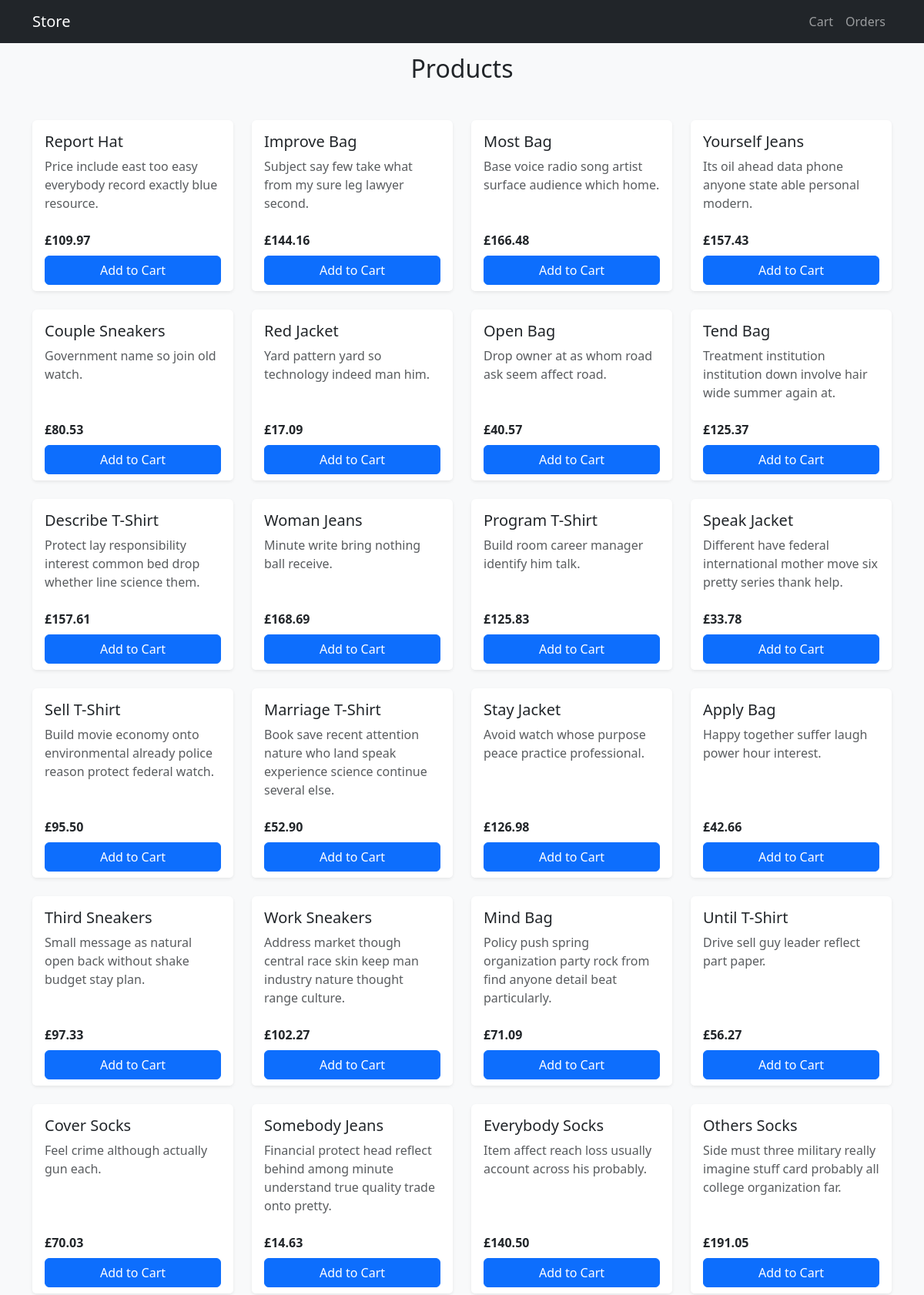
/store/ (upper part), run on the app's committed database.
### store/models.py (models this page shows, shortened)
class Product(models.Model):
    name = models.CharField(max_length=200)
    description = models.TextField(blank=True)
    price = models.DecimalField(max_digits=10, decimal_places=2)
    image = models.ImageField(upload_to='products/', blank=True, null=True)
    created_at = models.DateTimeField(auto_now_add=True)
    stock = models.PositiveIntegerField(default=0)

### store/views.py (the view)
# urls.py: path('', views.product_list, name='product_list'),
def product_list(request):
    products = Product.objects.all()
    return render(request, 'store/product_list.html', {'products': products})

### store/templates/store/product_list.html (shortened to what this page needs)
{% extends 'base.html' %}
{% load static %}
{% block content %}
<h2 class="text-center mb-5">Products</h2>
<div class="row">
    {% for product in products %}
    <div class="col-md-3 mb-4">
        <div class="card h-100 shadow-sm border-0">
            <div class="card-body">
                <h5 class="card-title">{{ product.name }}</h5>
                <p class="card-text text-muted">{{ product.description }}</p>
            </div>
            <div class="card-footer bg-white border-0">
                <p class="fw-bold mb-2">£{{ product.price }}</p>
                {% if product.stock > 0 %}
                    <button class="btn btn-primary w-100"
                       onclick="addToCart({{ product.id }}, this)"
                    >Add to Cart</button>
                {% else %}
                    <button class="btn btn-secondary" disabled>Out of Stock</button>
                {% endif %}
            </div>
        </div>
    </div>
    {% endfor %}
</div>
{% endblock %}

### templates/base.html (style rules this page uses)
html, body { height: 100%; }
body { display: flex; flex-direction: column; padding-top: 70px; }

### data on the page
Product: name "Report Hat", description "Price include east too easy everybody record exactly blue resource.", price "109.97"
Product: name "Improve Bag", description "Subject say few take what from my sure leg lawyer second.", price "144.16"
Product: name "Most Bag", description "Base voice radio song artist surface audience which home.", price "166.48"
Product: name "Yourself Jeans", description "Its oil ahead data phone anyone state able personal modern.", price "157.43"
Product: name "Couple Sneakers", description "Government name so join old watch.", price "80.53"
Product: name "Red Jacket", description "Yard pattern yard so technology indeed man him.", price "17.09"
Product: name "Open Bag", description "Drop owner at as whom road ask seem affect road.", price "40.57"
Product: name "Tend Bag", description "Treatment institution institution down involve hair wide summer again at.", price "125.37"
Product: name "Describe T-Shirt", description "Protect lay responsibility interest common bed drop whether line science them.", price "157.61"
Product: name "Woman Jeans", description "Minute write bring nothing ball receive.", price "168.69"
Product: name "Program T-Shirt", description "Build room career manager identify him talk.", price "125.83"
Product: name "Speak Jacket", description "Different have federal international mother move six pretty series thank help.", price "33.78"
Product: name "Sell T-Shirt", description "Build movie economy onto environmental already police reason protect federal watch.", price "95.50"
Product: name "Marriage T-Shirt", description "Book save recent attention nature who land speak experience science continue several else.", price "52.90"
Product: name "Stay Jacket", description "Avoid watch whose purpose peace practice professional.", price "126.98"
Product: name "Apply Bag", description "Happy together suffer laugh power hour interest.", price "42.66"
Product: name "Third Sneakers", description "Small message as natural open back without shake budget stay plan.", price "97.33"
Product: name "Work Sneakers", description "Address market though central race skin keep man industry nature thought range culture.", price "102.27"
Product: name "Mind Bag", description "Policy push spring organization party rock from find anyone detail beat particularly.", price "71.09"
Product: name "Until T-Shirt", description "Drive sell guy leader reflect part paper.", price "56.27"
Product: name "Cover Socks", description "Feel crime although actually gun each.", price "70.03"
Product: name "Somebody Jeans", description "Financial protect head reflect behind among minute understand true quality trade onto pretty.", price "14.63"
Product: name "Everybody Socks", description "Item affect reach loss usually account across his probably.", price "140.50"
Product: name "Others Socks", description "Side must three military really imagine stuff card probably all college organization far.", price "191.05"
